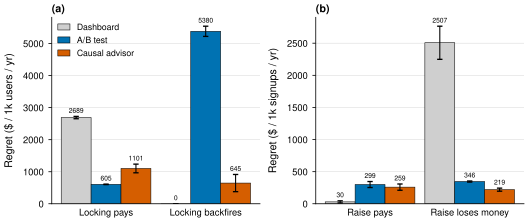

Source code (Python):
"""Policy regret by method and regime, packaging + pricing.

Regenerate: uv run --no-project --with matplotlib --with numpy python regret-by-regime.py
(run from this directory)
"""
import csv
from collections import defaultdict

import numpy as np
from orx_figstyle import PALETTE, MUTED, TEXT, figure_grid, panel_labels, save, use_style

METHODS = [("naive", "Dashboard"), ("ab", "A/B test"),
           ("advisor", "Causal advisor")]
COLORS = {"naive": MUTED, "ab": PALETTE["blue"], "advisor": PALETTE["red"]}


def load(path, regime_of):
    cells = defaultdict(lambda: defaultdict(list))
    with open(path) as f:
        for row in csv.DictReader(f):
            cells[(regime_of(row), row["method"])][int(row["rep"])].append(
                float(row["regret"]))
    # mean regret per replicate (over sub-cells), then mean + 95% CI over reps
    out = {}
    for key, reps in cells.items():
        per_rep = np.array([np.mean(v) for v in reps.values()])
        mean = 1000 * per_rep.mean()
        half = 1000 * 1.96 * per_rep.std(ddof=1) / np.sqrt(len(per_rep))
        out[key] = (mean, half)
    return out


def panel(ax, data, groups, ylabel):
    x = np.arange(len(groups))
    width = 0.9 / len(METHODS)
    for i, (m, label) in enumerate(METHODS):
        offset = (i - (len(METHODS) - 1) / 2) * width
        means = [data[(g, m)][0] for g, _ in groups]
        errs = [data[(g, m)][1] for g, _ in groups]
        bars = ax.bar(x + offset, means, width, yerr=errs, capsize=2,
                      label=label, color=COLORS[m], edgecolor="black",
                      linewidth=0.4, error_kw=dict(linewidth=0.8))
        ax.bar_label(bars, fmt="%.0f", fontsize=5, padding=1.5)
    ax.set_xticks(x, [name for _, name in groups])
    ax.set_ylabel(ylabel)
    ax.tick_params(axis="x", length=0)


def main():
    use_style()
    pack = load("packaging-results.csv",
                lambda r: "low" if float(r["tau_x"]) < 4 else "high")
    price = load("pricing-results.csv",
                 lambda r: "inel" if float(r["b_p"]) < 0.2 else "el")

    fig, axes = figure_grid(1, 2, width=TEXT, ratio=0.42)
    panel(axes[0], pack,
          [("low", "Locking pays"),
           ("high", "Locking backfires")],
          "Regret ($ / 1k users / yr)")
    panel(axes[1], price,
          [("inel", "Raise pays"),
           ("el", "Raise loses money")],
          "Regret ($ / 1k signups / yr)")
    panel_labels(axes)
    axes[0].legend(loc="upper left", fontsize=6.5)
    save(fig, "regret-by-regime")


if __name__ == "__main__":
    main()
